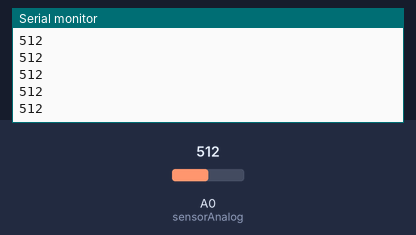
Recording of a sketch running on a simulated Arduino Uno, built with avr-gcc and run on an emulated ATmega328P. Parts: the last lines printed to the serial monitor. The inputs (shaded band) are chosen by the test bench; at power-on: A0 (sensorAnalog) = 512.

Above: at 1.2 s.
1.3 s: A0 (sensorAnalog) set to 716
At 2.1 s:
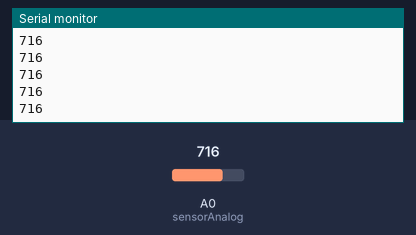
2.8 s: A0 (sensorAnalog) set to 900
At 3.5 s:
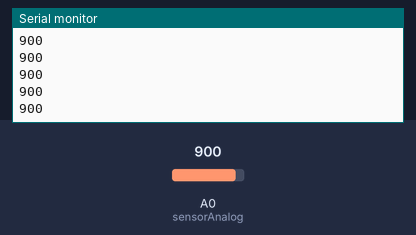
Timing chart, 0 to 5.8 s (numbered marks = the images above; inputs shaded):
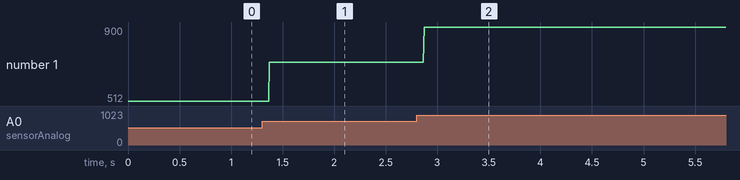

The sketch:

tcrt5000.ino
```cpp
//int sensor = 4;
int sensorAnalog = A0;

void setup() {
  // put your setup code here, to run once:
  Serial.begin(9600);
  pinMode(sensorAnalog, INPUT);
}

void loop() {
  // put your main code here, to run repeatedly:
//  int nilai = digitalRead(sensor);
  int nilaiAnalog = analogRead(sensorAnalog);
//  Serial.println(nilai);
  Serial.println(nilaiAnalog);
}
```

Measured:
- after the input at 1.3 s, the serial monitor: prints a new line after 0.07 s (image 1)
- after the input at 2.8 s, the serial monitor: prints a new line after 0.07 s (image 2)
- plotted number 1: 512 → 716 after the input at 1.3 s, 716 → 900 after the input at 2.8 s
